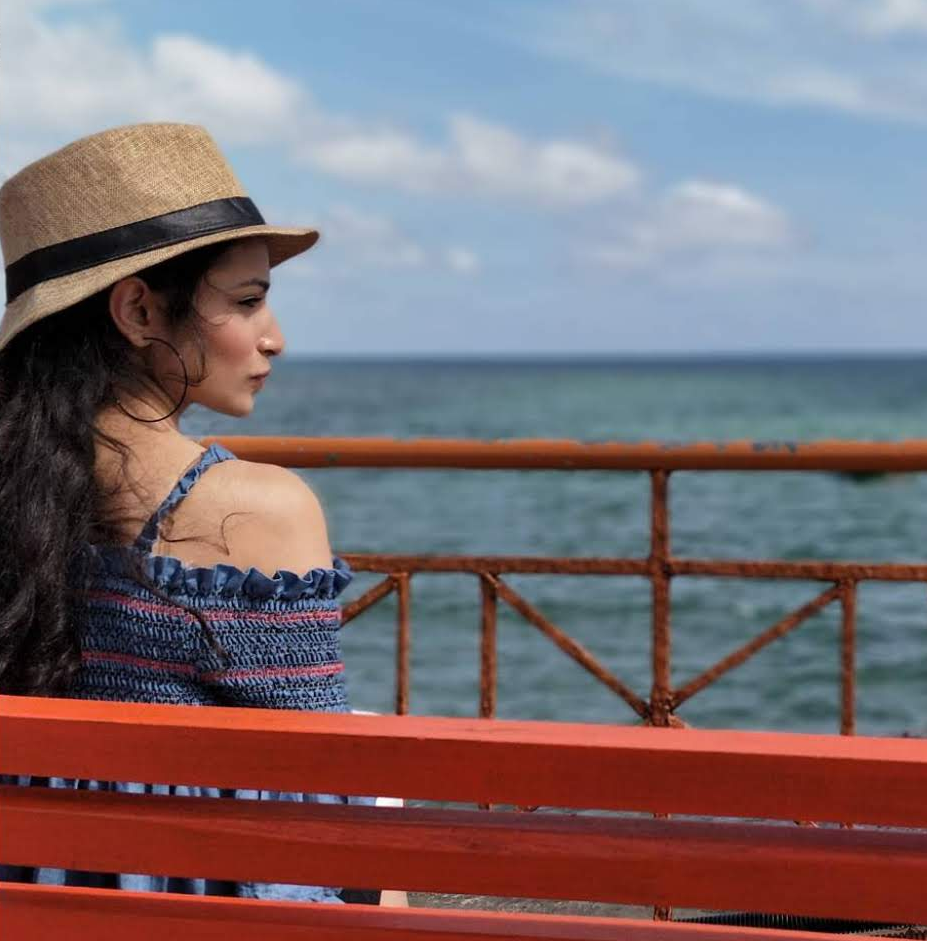
#> input picture 3_QRNG_Image_Encryption/monolithic_versions/v1_base/mitu.png, 927 x 941 px
$ python 2.py
#> lines starting #> are read from the running program, lines starting #| are printed output that depends on the picture; long printed decimals are rounded
import numpy as np
import cv2
import os
import json
import base64
import time
import math
import matplotlib.pyplot as plt
from PIL import Image
from skimage.util import random_noise
from scipy.stats import entropy

# =========================================================
# 1. SETUP & CONFIGURATION
# =========================================================
BASE_DIR = os.path.dirname(os.path.abspath(__file__))
IMG_PATH = os.path.join(BASE_DIR, "mitu.png")
QRNG_PATH = os.path.join(BASE_DIR, "QRNG.txt")
KEY_PATH = os.path.join(BASE_DIR, "key.txt")

# --- AUTO-GENERATE DUMMY FILES IF MISSING (FOR DEMO) ---
if not os.path.exists(IMG_PATH):
    print(f"Warning: {IMG_PATH} not found. Generating a dummy random image for testing...")
    # Generate a random 256x256 color image
    dummy_img = np.random.randint(0, 256, (256, 256, 3), dtype=np.uint8)
    Image.fromarray(dummy_img).save(IMG_PATH)

if not os.path.exists(QRNG_PATH):
    print(f"Warning: {QRNG_PATH} not found. Generating dummy QRNG data...")
    with open(QRNG_PATH, "w") as f:
        # Generate 100,000 random bits
        f.write("".join(str(np.random.randint(0, 2)) for _ in range(100000)))


# =========================================================
# 2. QRNG LOADER
# =========================================================
def load_qrng_bytes(path):
    with open(path, "r") as f:
        bitstr = f.readline().strip()

    qrng_bits = np.array(list(bitstr), dtype=np.uint8)
    if len(qrng_bits) < 8:
        # Fallback if file is too short
        qrng_bits = np.random.randint(0, 2, 8000, dtype=np.uint8)

    num_bytes = len(qrng_bits) // 8

    qrng_bytes = []
    for i in range(num_bytes):
        b = qrng_bits[i * 8:(i + 1) * 8]
        val = (b[0] << 7) | (b[1] << 6) | (b[2] << 5) | (b[3] << 4) | (b[4] << 3) | (b[5] << 2) | (b[6] << 1) | b[7]
        qrng_bytes.append(val)
#> in run_analysis, original_img is the input picture: PIL image 927x941 RGBA; mean R, G, B, A 124.3, 109.8, 115.1, 255

    return np.array(qrng_bytes, dtype=np.uint8)


# Load QRNG data globally
qrng_data = load_qrng_bytes(QRNG_PATH)


# =========================================================
# 3. ENCRYPTION ENGINE (Rubik's Cube + QRNG)
# =========================================================
class RubikCubeCrypto:
    def __init__(self, image: Image.Image):
        self.image = image.convert("RGB")
        self.rgb = np.array(self.image, dtype=np.uint8)
        self.work = self.rgb.copy()
        self.m, self.n = self.rgb.shape[:2]
        self.Kr = []
        self.Kc = []
        self.iter_max = 1

    def create_key_from_qrng(self, qrng, iter_max=1):
#> called with qrng = array of shape (12500,), iter_max = 2
        needed = self.m + self.n
        # Repeat qrng if not enough
        if len(qrng) < needed:
            qrng = np.tile(qrng, int(np.ceil(needed / len(qrng))))

        self.Kr = qrng[:self.m].tolist()
        self.Kc = qrng[self.m:self.m + self.n].tolist()
        self.iter_max = iter_max

        key = {"Kr": self.Kr, "Kc": self.Kc, "iter_max": iter_max}
        with open(KEY_PATH, "wb") as f:
            f.write(base64.b64encode(json.dumps(key).encode()))

    def load_key(self, custom_key_path=None):
        path = custom_key_path if custom_key_path else KEY_PATH
        with open(path, "rb") as f:
            key = json.loads(base64.b64decode(f.read()).decode())
        self.Kr = key["Kr"]
        self.Kc = key["Kc"]
        self.iter_max = key["iter_max"]

    def roll_rows(self, enc=True):
        d = 1 if enc else -1
        for i in range(self.m):
            s = self.Kr[i] % self.n
            self.work[i, :, :] = np.roll(self.work[i, :, :], d * s, axis=0)

    def roll_cols(self, enc=True):
        d = 1 if enc else -1
        for j in range(self.n):
            s = self.Kc[j] % self.m
            self.work[:, j, :] = np.roll(self.work[:, j, :], d * s, axis=0)

    def xor_pixels(self):
        # Broadcasting XOR mask
        kr = np.array(self.Kr, dtype=np.uint8).reshape(-1, 1, 1)  # (H, 1, 1)
        kc = np.array(self.Kc, dtype=np.uint8).reshape(1, -1, 1)  # (1, W, 1)
        mask = kr ^ kc
        self.work ^= mask

    def encrypt(self, qrng_source, iter_count=1):
        self.create_key_from_qrng(qrng_source, iter_count)
        for _ in range(self.iter_max):
            self.roll_rows(True)
            self.roll_cols(True)
            self.xor_pixels()
#> this loop made 2 passes
#> pass 1, in xor_pixels, `self.work ^= mask`:
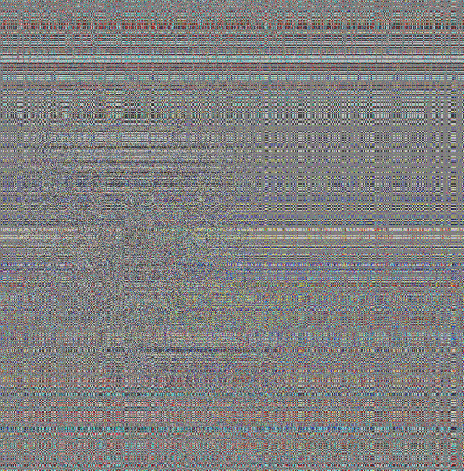
#> self.work: shape (941, 927, 3) (shown at 1/2 size); mean R, G, B 128.1, 127.9, 127.9
        return Image.fromarray(self.work)

    def decrypt(self, custom_key_path=None):
        self.load_key(custom_key_path)
        for _ in range(self.iter_max):
            self.xor_pixels()
            self.roll_cols(False)
            self.roll_rows(False)
#> this loop made 2 passes
#> pass 1, in xor_pixels (call 3), `self.work ^= mask`:
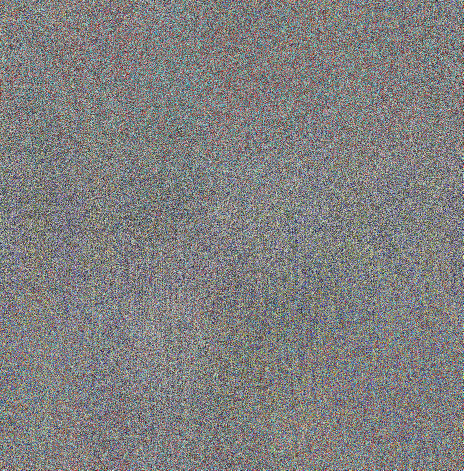
#> self.work: shape (941, 927, 3) (shown at 1/2 size); mean R, G, B 128.1, 127.9, 127.9
        return Image.fromarray(self.work)


# =========================================================
# 4. METRICS & UTILITIES LIBRARY
# =========================================================
class Metrics:
    # [12 lines left out: functions mse, psnr, not called in this run]

    @staticmethod
    def entropy(img):
        gray = np.array(img.convert('L'))
        hist, _ = np.histogram(gray, bins=256, range=(0, 256))
        prob = hist / hist.sum()
        # Filter zero probabilities to avoid log(0)
        prob = prob[prob > 0]
        return entropy(prob, base=2)

    # [26 lines left out: functions correlation, npcr_uaci, not called in this run]


# =========================================================
# 5. MAIN ANALYSIS EXECUTION
# =========================================================
def run_analysis():
    print(">>> STARTING SECURITY ANALYSIS (As per Optik 327 (2025) 172304) <<<")

    # --- Load Images ---
    if not os.path.exists(IMG_PATH):
        print(f"Error: {IMG_PATH} not found.")
        return

    original_img = Image.open(IMG_PATH)
    orig_np = np.array(original_img)

    # --- 🔹 B & C: VISUALS AND PERFORMANCE ---
    print("\n[B & C] Performance & Visuals...")
    crypto = RubikCubeCrypto(original_img)

    start_time = time.time()
    enc_img = crypto.encrypt(qrng_data, iter_count=2)
    enc_time = time.time() - start_time

    start_time = time.time()
    dec_img = crypto.decrypt()
    dec_time = time.time() - start_time

    print(f" Encryption Time: {enc_time:.4f} s")
    print(f" Decryption Time: {dec_time:.4f} s")
    print(f" Decryption Perfect? {np.array_equal(orig_np, np.array(dec_img))}")
#|  Decryption Perfect? False

    # --- 🔹 D: STATISTICAL ANALYSIS ---
    print("\n[D] Statistical Analysis...")

    plt.figure(figsize=(10, 5))
    plt.subplot(1, 2, 1)
    plt.hist(np.array(original_img.convert('L')).ravel(), bins=256, range=(0, 256), color='blue', alpha=0.7)
    plt.title("Original Histogram")
    plt.subplot(1, 2, 2)
    plt.hist(np.array(enc_img.convert('L')).ravel(), bins=256, range=(0, 256), color='red', alpha=0.7)
    plt.title("Encrypted Histogram")
    plt.savefig("histograms.png")
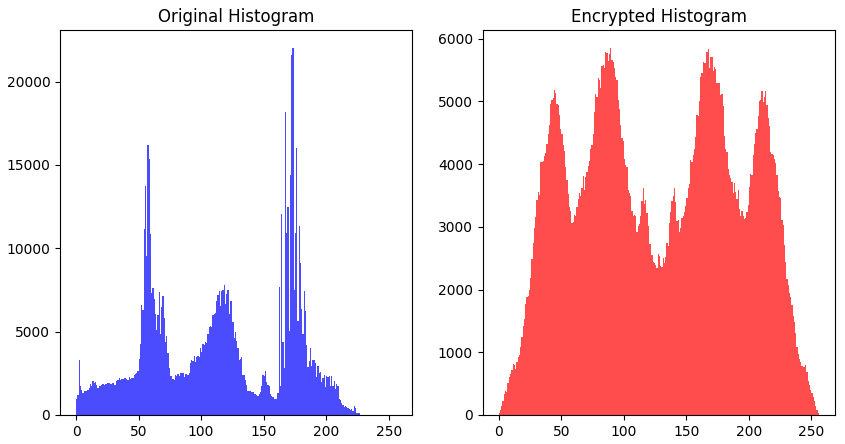
#> figure drawn by matplotlib, 2 panels; panel 1: tallest bar 21993 high, from x = 173 to 174; panel 2: tallest bar 5846 high, from x = 89 to 90
    print(" Saved 'histograms.png'")

    ent_orig = Metrics.entropy(original_img)
#> in entropy, `gray = np.array(img.convert('L'))`:
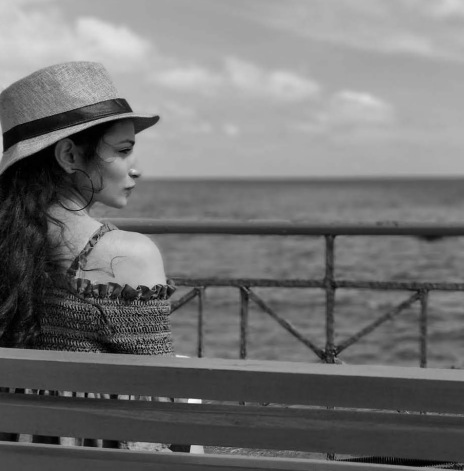
#> gray: shape (941, 927) (shown at 1/2 size); min 0, max 254, mean 114.7
#> in entropy, `hist, _ = np.histogram(gray, bins=256, range=(0, 256))`: hist = 256 values, max 21993 at index 173, min 0 at index 255, mean 3407.4
#> in entropy, `prob = hist / hist.sum()`: prob = 256 values, max 0.0252 at index 173, min 0 at index 255, mean 0.00391
#> in entropy, `prob = prob[prob > 0]`: prob = 255 values, max 0.0252 at index 173, min 1.15e-06 at index 243, mean 0.00392
#> ent_orig = 7.35
    ent_enc = Metrics.entropy(enc_img)
#> in entropy (call 2), `gray = np.array(img.convert('L'))`:
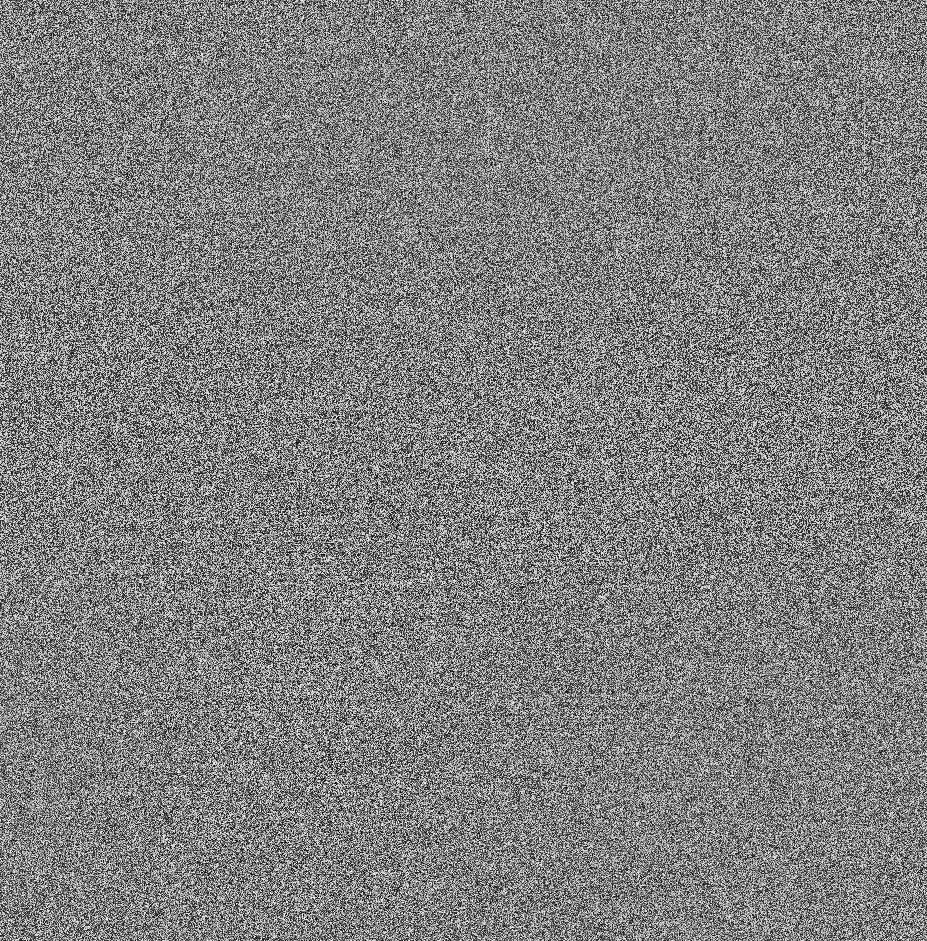
#> gray: shape (941, 927); min 0, max 255, mean 127.5
#> in entropy (call 2), `hist, _ = np.histogram(gray, bins=256, range=(0, 256))`: hist = 256 values, max 5846 at index 89, min 27 at index 255, mean 3407.4
#> in entropy (call 2), `prob = hist / hist.sum()`: prob = 256 values, max 0.0067 at index 89, min 3.1e-05 at index 255, mean 0.00391
#> ent_enc = 7.81
    print(f" Entropy (Original): {ent_orig:.5f}")
#|  Entropy (Original): 7.348
#> (the run stopped early here; a loop or call above may not have finished)

$ run again, with 3_QRNG_Image_Encryption/monolithic_versions/v1_base/bridge.png copied over 3_QRNG_Image_Encryption/monolithic_versions/v1_base/mitu.png
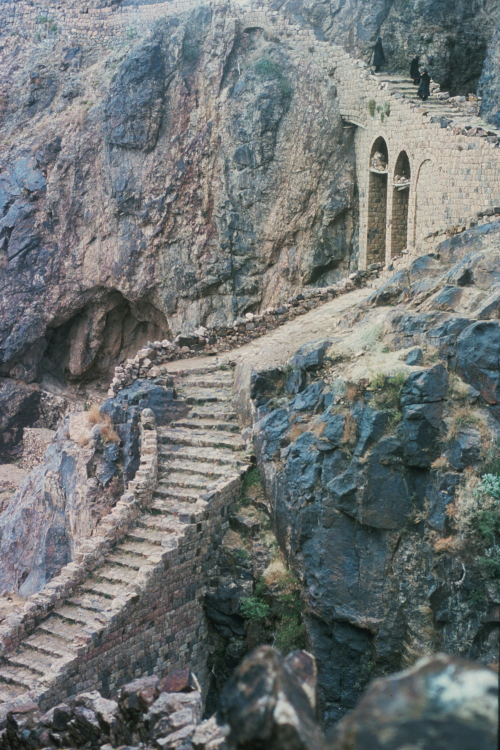
#> input picture 3_QRNG_Image_Encryption/monolithic_versions/v1_base/bridge.png, 1000 x 1500 px (shown at 1/2 size)
#> in run_analysis, original_img is the input picture: PIL image 1000x1500 RGB; mean R, G, B 111.3, 116.1, 115.7
#|  Decryption Perfect? True
#> in run_analysis, `plt.savefig("histograms.png")`:
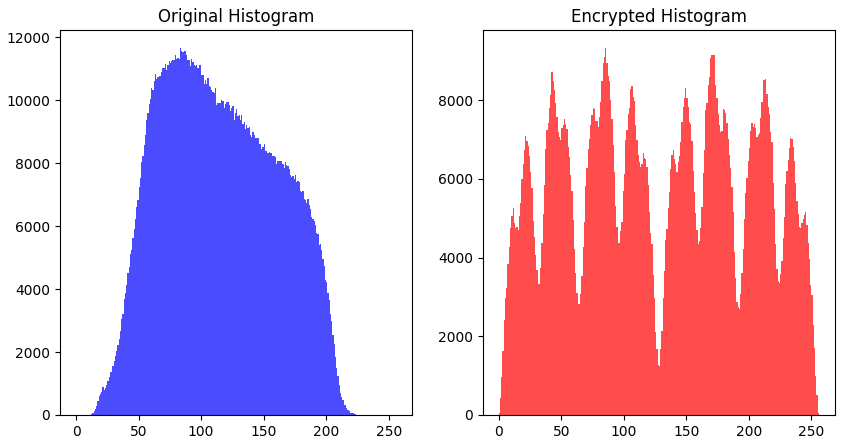
#> figure drawn by matplotlib, 2 panels; panel 1: tallest bar 11647 high, from x = 83 to 84; panel 2: tallest bar 9321 high, from x = 85 to 86
#> in entropy, `gray = np.array(img.convert('L'))`:
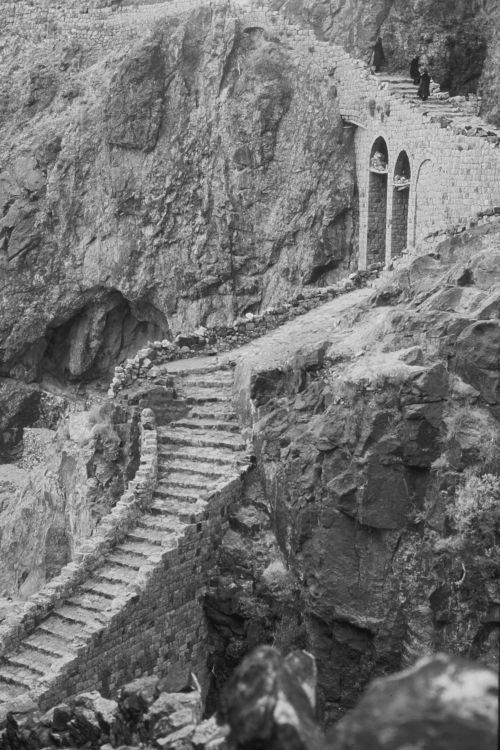
#> gray: shape (1500, 1000) (shown at 1/2 size); min 11, max 229, mean 114.6
#> hist = 256 values, max 11647 at index 83, min 0 at index 0, mean 5859.4
#> in entropy, `prob = hist / hist.sum()`: prob = 256 values, max 0.00776 at index 83, min 0 at index 0, mean 0.00391
#> in entropy, `prob = prob[prob > 0]`: prob = 219 values, max 0.00776 at index 72, min 1.33e-06 at index 216, mean 0.00457
#> ent_orig = 7.46
#> ent_enc = 7.9
#|  Entropy (Original): 7.458

$ run again, with 3_QRNG_Image_Encryption/monolithic_versions/v1_base/building.png copied over 3_QRNG_Image_Encryption/monolithic_versions/v1_base/mitu.png
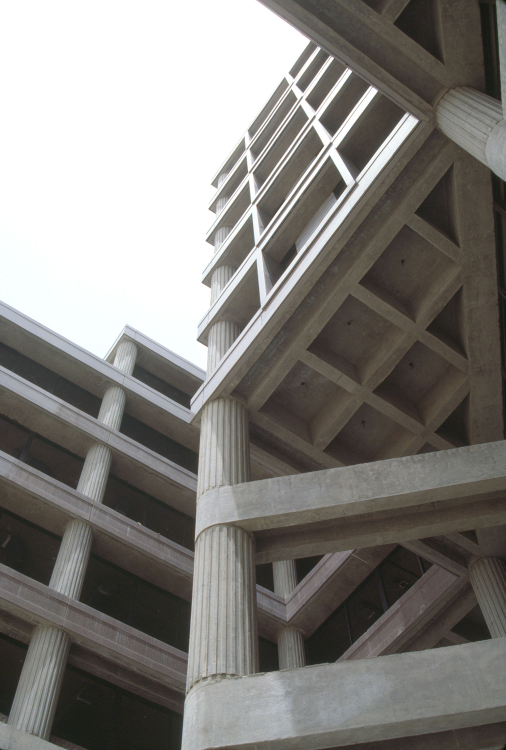
#> input picture 3_QRNG_Image_Encryption/monolithic_versions/v1_base/building.png, 1011 x 1500 px (shown at 1/2 size)
#> in run_analysis, original_img is the input picture: PIL image 1011x1500 RGB; mean R, G, B 130.8, 128.2, 124.3
#> the loop in decrypt, `for _ in range(self.iter_max):` made 2 passes
#> pass 1, in xor_pixels (call 3), `self.work ^= mask`:
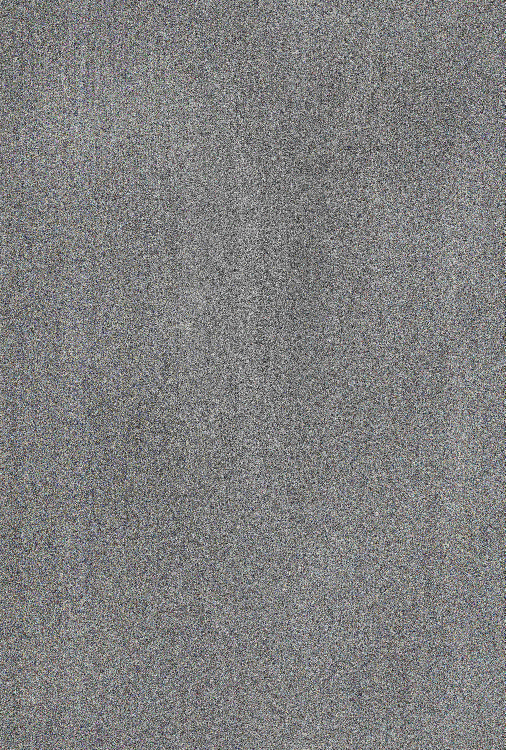
#> self.work: shape (1500, 1011, 3) (shown at 1/2 size); mean R, G, B 127.3, 127.3, 127.3
#|  Decryption Perfect? True
#> in run_analysis, `plt.savefig("histograms.png")`:
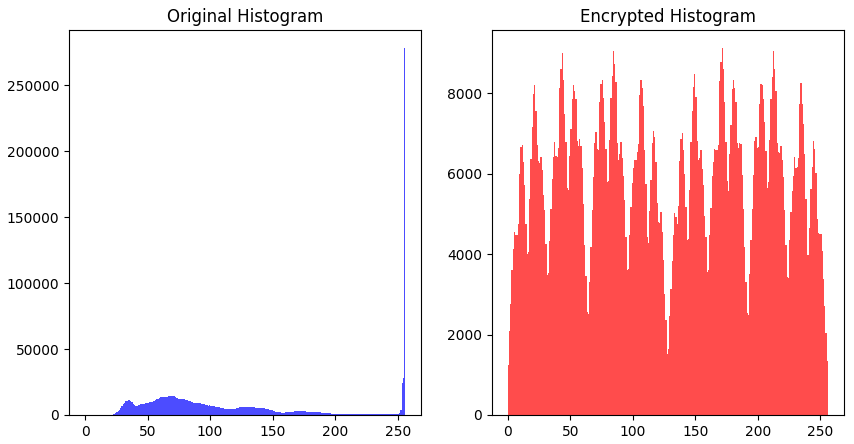
#> figure drawn by matplotlib, 2 panels; panel 1: tallest bar 277881 high, from x = 255 to 256; panel 2: tallest bar 9112 high, from x = 171 to 172
#> hist = 256 values, max 277881 at index 255, min 0 at index 0, mean 5923.8
#> in entropy, `prob = hist / hist.sum()`: prob = 256 values, max 0.183 at index 255, min 0 at index 0, mean 0.00391
#> in entropy, `prob = prob[prob > 0]`: prob = 246 values, max 0.183 at index 245, min 6.59e-07 at index 0, mean 0.00407
#> ent_orig = 6.7
#> ent_enc = 7.94
#|  Entropy (Original): 6.695
